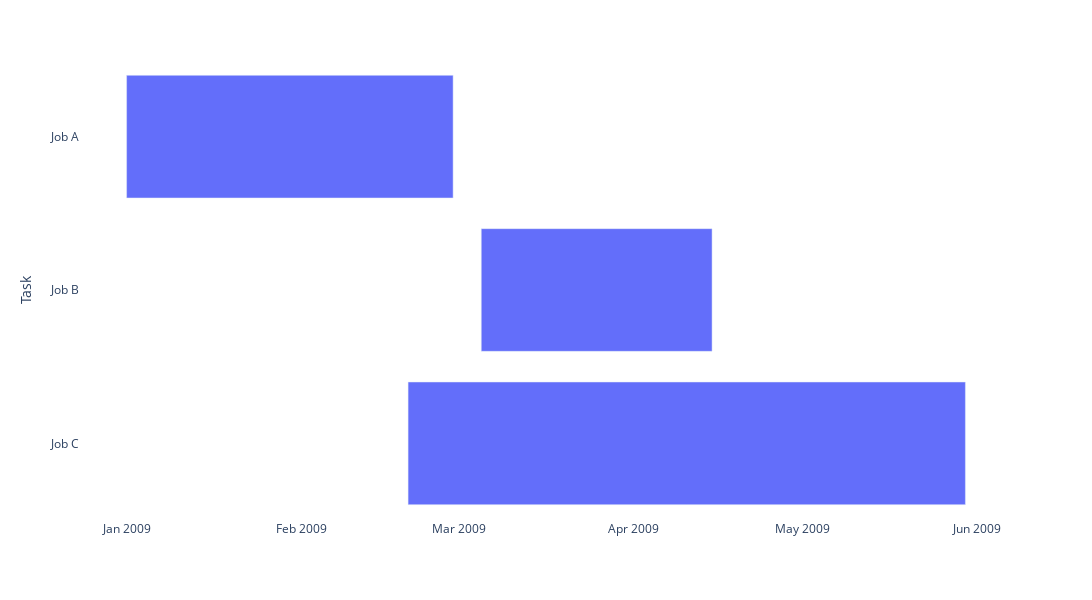

This figure's notebook cell:
### Markdown cell above
### Create the plot

### Code cell
fig = px.timeline(df, x_start="Start", x_end="Finish", y="Task")
fig.update_yaxes(autorange="reversed") # otherwise tasks are listed from the bottom up
fig.update_layout(
    plot_bgcolor="#ffffff",
    width=1200,
    height=600)
config = {'displayModeBar': False}
fig.show(config=config)

### Figure 1 — Plotly figure (JSON) as saved in the notebook; plotly's stock layout.template omitted (floating-point values rounded to 4 significant figures)
{"data": [{"alignmentgroup": "True", "base": ["2009-01-01", "2009-03-05", "2009-02-20"], "hovertemplate": "Start=%{base}<br>Finish=%{x}<br>Task=%{y}<extra></extra>", "legendgroup": "", "marker": {"color": "#636efa"}, "name": "", "offsetgroup": "", "orientation": "h", "showlegend": false, "textposition": "auto", "type": "bar", "x": [5011200000, 3542400000, 8553600000], "xaxis": "x", "y": ["Job A", "Job B", "Job C"], "yaxis": "y"}], "layout": {"barmode": "overlay", "height": 600, "legend": {"tracegroupgap": 0}, "margin": {"t": 60}, "plot_bgcolor": "#ffffff", "width": 1200, "xaxis": {"anchor": "y", "autorange": true, "domain": [0, 1], "range": ["2008-12-23 17:20", "2009-06-07 06:40"], "type": "date"}, "yaxis": {"anchor": "x", "autorange": true, "domain": [0, 1], "range": [2.5, -0.5], "title": {"text": "Task"}, "type": "category"}}}
